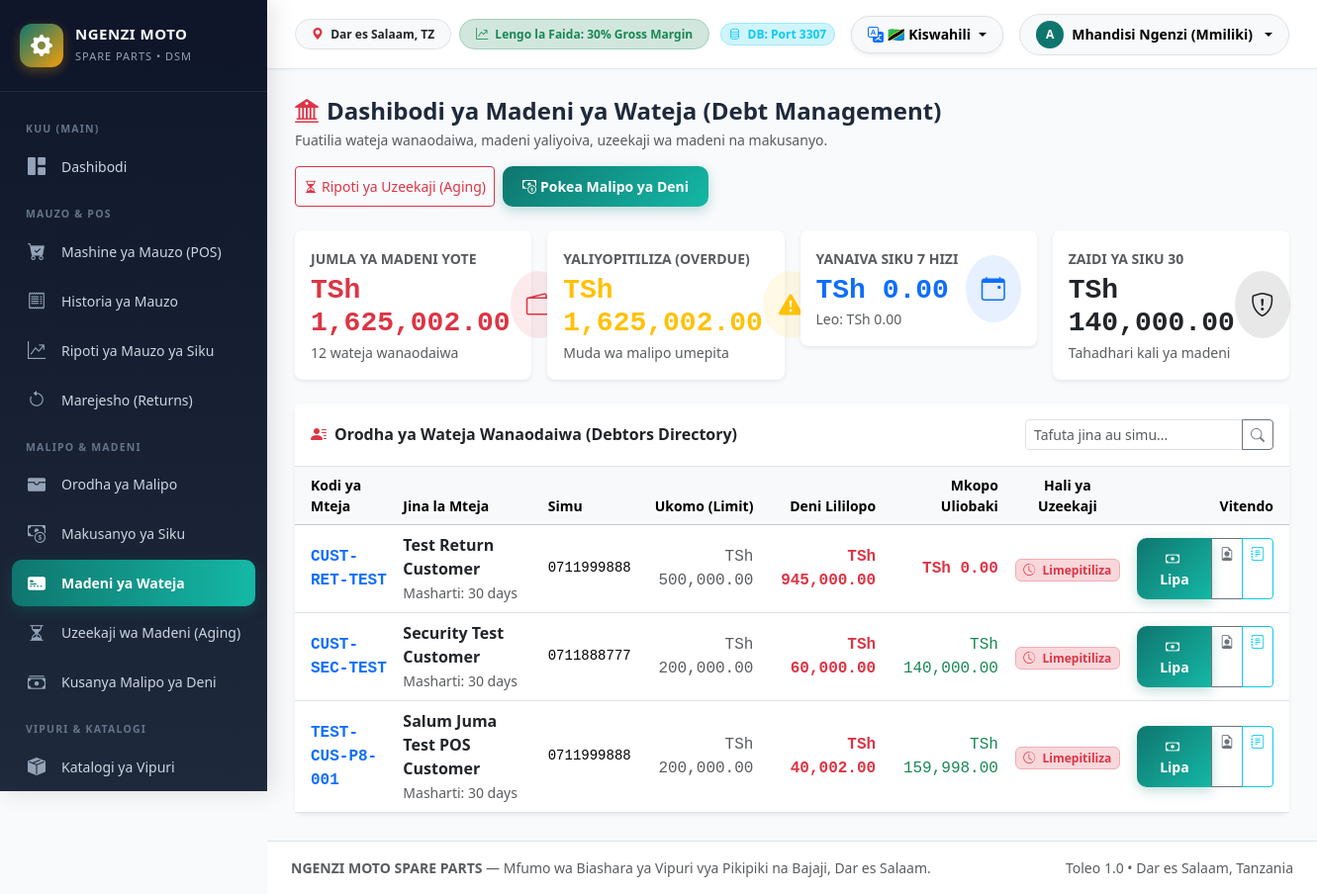
The app's page /index.php?route=debts (signed in), older data.
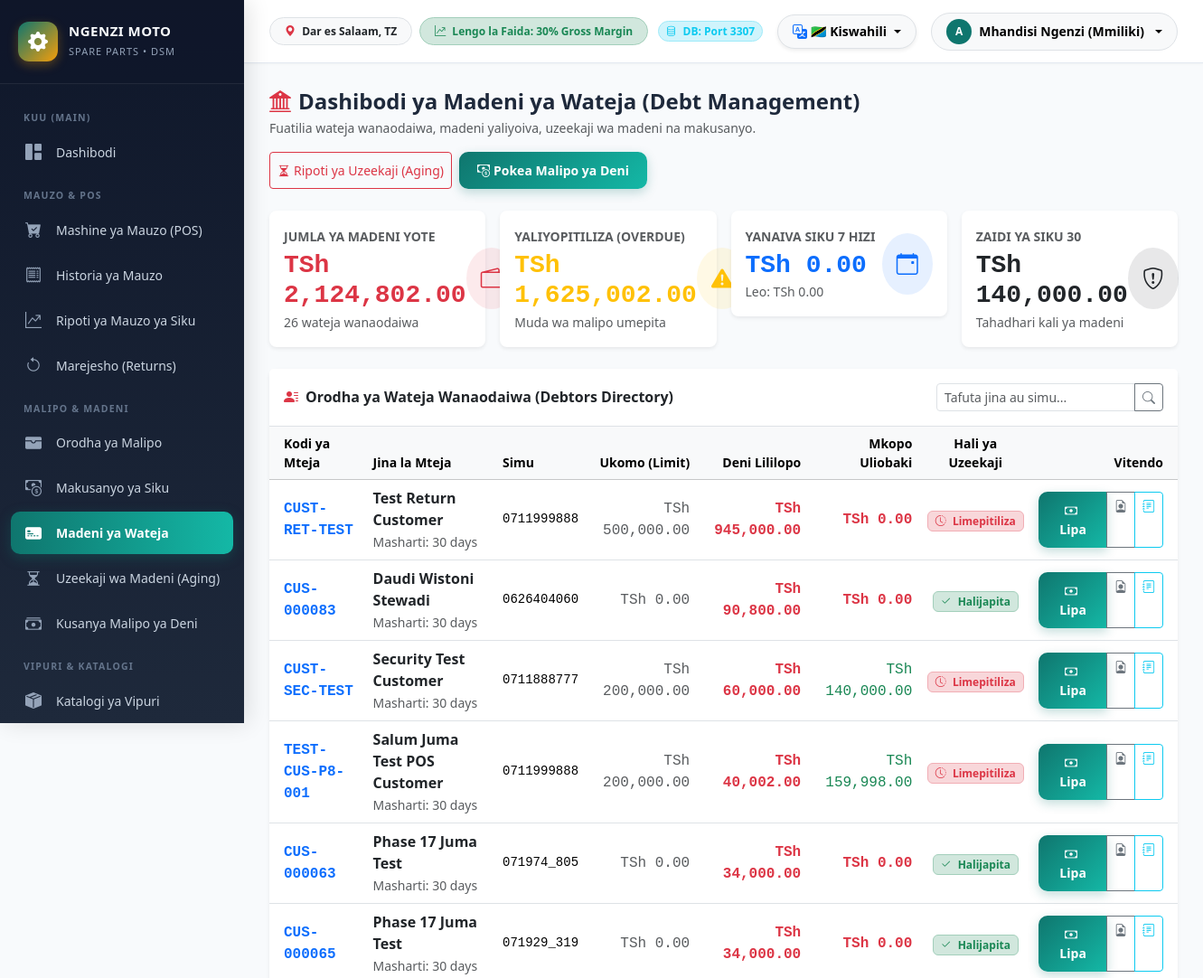
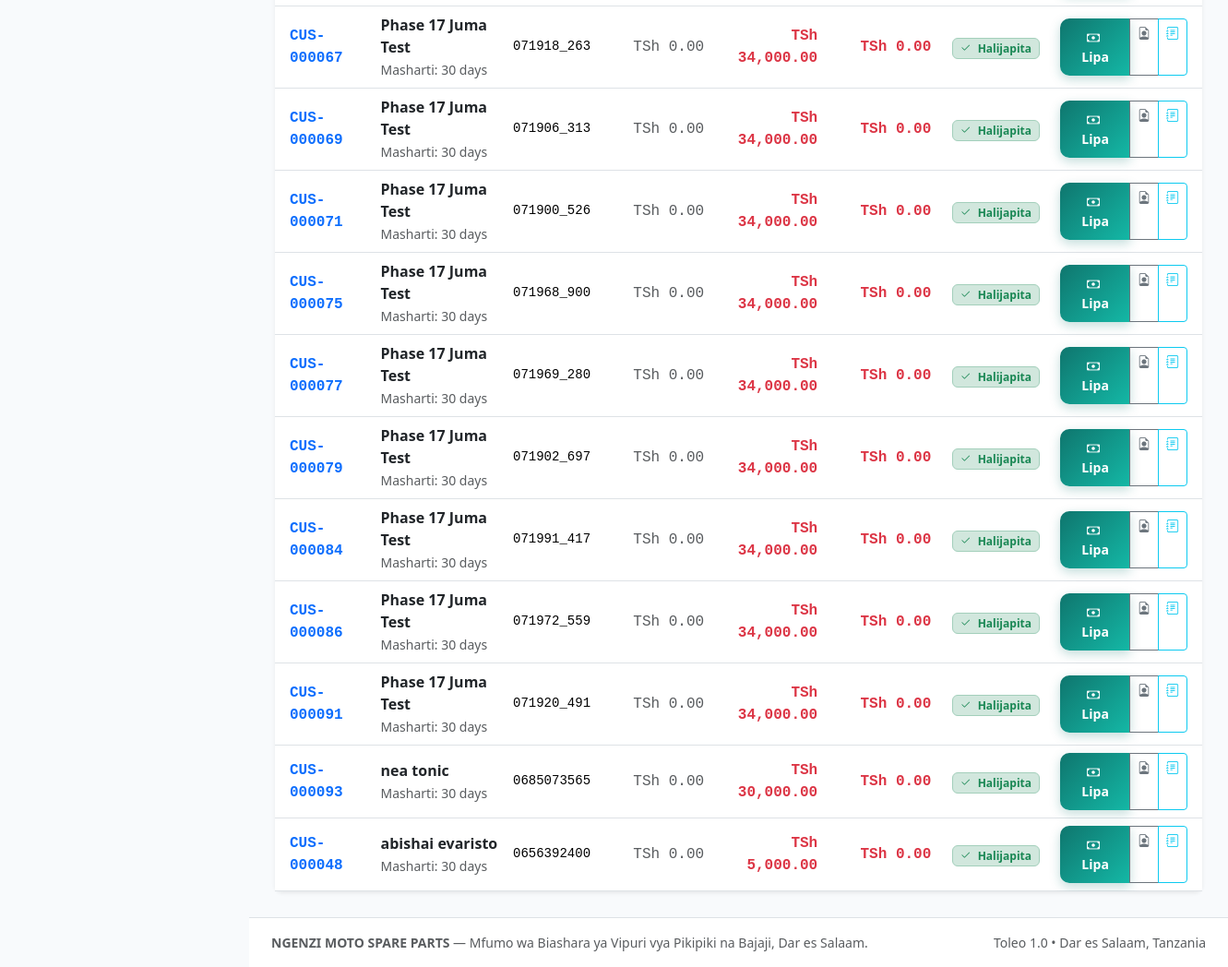
The same page, newer data (2 pictures, top to bottom).
### tables this page shows
CREATE TABLE `customers` (
  `id` int(11) NOT NULL AUTO_INCREMENT,
  `customer_code` varchar(50) NOT NULL,
  `name` varchar(100) NOT NULL,
  `phone` varchar(20) DEFAULT NULL,
  `alternative_phone` varchar(20) DEFAULT NULL,
  `email` varchar(100) DEFAULT NULL,
  `password` varchar(255) DEFAULT NULL,
  `address` varchar(255) DEFAULT NULL,
  `area` varchar(100) DEFAULT NULL,
  `gender` varchar(20) DEFAULT NULL,
  `customer_type` enum('individual','retail','mechanic','garage','business','walk_in','reseller','dealer','online','other') NOT NULL DEFAULT 'retail',
  `credit_limit` decimal(15,2) DEFAULT 0.00,
  `credit_allowed` tinyint(1) NOT NULL DEFAULT 1,
  `payment_terms` varchar(50) NOT NULL DEFAULT '30 days',
  `credit_status` enum('active','warning','blocked') NOT NULL DEFAULT 'active',
  `current_balance` decimal(15,2) DEFAULT 0.00,
  `notes` text DEFAULT NULL,
  `status` enum('active','inactive','blocked') DEFAULT 'active',
  `is_online_registered` tinyint(1) NOT NULL DEFAULT 0,
  `registration_channel` varchar(30) NOT NULL DEFAULT 'IN_STORE',
  `last_login` datetime DEFAULT NULL,
  `created_by` int(11) DEFAULT NULL,
  `updated_by` int(11) DEFAULT NULL,
  `created_at` timestamp NOT NULL DEFAULT current_timestamp(),
  `updated_at` timestamp NOT NULL DEFAULT current_timestamp() ON UPDATE current_timestamp(),
  PRIMARY KEY (`id`),
  UNIQUE KEY `customer_code` (`customer_code`),
  KEY `idx_customer_phone` (`phone`),
  KEY `created_by` (`created_by`),
  KEY `updated_by` (`updated_by`),
  CONSTRAINT `customers_ibfk_1` FOREIGN KEY (`created_by`) REFERENCES `users` (`id`) ON DELETE SET NULL,
  CONSTRAINT `customers_ibfk_2` FOREIGN KEY (`updated_by`) REFERENCES `users` (`id`) ON DELETE SET NULL
);

### views/debt/index.php (the view, shortened to what the changed rows need)
<div class="d-flex flex-wrap align-items-center justify-content-between gap-3 mb-4">
    <div>
        <h4 class="fw-bold mb-1">
            <i class="bi bi-bank2 text-danger me-2"></i>Dashibodi ya Madeni ya Wateja (Debt Management)
        </h4>
        <p class="text-muted small mb-0">Fuatilia wateja wanaodaiwa, madeni yaliyoiva, uzeekaji wa madeni na makusanyo.</p>
    </div>
    <div class="d-flex flex-wrap gap-2">
        <a href="/index.php?route=debt_aging" class="btn btn-outline-danger btn-sm d-flex align-items-center gap-1">
            <i class="bi bi-hourglass-split"></i> Ripoti ya Uzeekaji (Aging)
        </a>
        <a href="/index.php?route=debt_collect" class="btn btn-primary-custom btn-sm d-flex align-items-center gap-1">
            <i class="bi bi-cash-coin"></i> Pokea Malipo ya Deni
        </a>
    </div>
</div>
<div class="row g-3 mb-4">
    <div class="col-xl-3 col-sm-6">
        <div class="card border-0 shadow-sm rounded-3 p-3">
            <div class="d-flex align-items-center justify-content-between">
                <div>
                    <span class="text-muted small text-uppercase fw-semibold">Jumla ya Madeni Yote</span>
                    <h3 class="fw-bold mb-0 text-danger font-monospace mt-1">
                        <?= Helper::formatCurrency((float)$stats['total_outstanding_debt']) ?>
                    </h3>
                    <small class="text-muted"><?= $stats['total_debtors_count'] ?> wateja wanaodaiwa</small>
                </div>
                <div class="bg-danger bg-opacity-10 p-3 rounded-circle text-danger">
                    <i class="bi bi-wallet2 fs-4"></i>
                </div>
            </div>
        </div>
    </div>
    <div class="col-xl-3 col-sm-6">
        <div class="card border-0 shadow-sm rounded-3 p-3">
            <div class="d-flex align-items-center justify-content-between">
                <div>
                    <span class="text-muted small text-uppercase fw-semibold">Yaliyopitiliza (Overdue)</span>
                    <h3 class="fw-bold mb-0 text-warning font-monospace mt-1">
                        <?= Helper::formatCurrency((float)$stats['total_overdue_debt']) ?>
                    </h3>
                    <small class="text-muted">Muda wa malipo umepita</small>
                </div>
                <div class="bg-warning bg-opacity-10 p-3 rounded-circle text-warning">
                    <i class="bi bi-exclamation-triangle-fill fs-4"></i>
                </div>
            </div>
        </div>
    </div>
    <div class="col-xl-3 col-sm-6">
        <div class="card border-0 shadow-sm rounded-3 p-3">
            <div class="d-flex align-items-center justify-content-between">
                <div>
                    <span class="text-muted small text-uppercase fw-semibold">Yanaiva Siku 7 Hizi</span>
                    <h3 class="fw-bold mb-0 text-primary font-monospace mt-1">
                        <?= Helper::formatCurrency((float)$stats['due_in_7_days_amount']) ?>
                    </h3>
                    <small class="text-muted">Leo: <?= Helper::formatCurrency((float)$stats['due_today_amount']) ?></small>
                </div>
                <div class="bg-primary bg-opacity-10 p-3 rounded-circle text-primary">
                    <i class="bi bi-calendar-event fs-4"></i>
                </div>
            </div>
        </div>
    </div>
    <div class="col-xl-3 col-sm-6">
        <div class="card border-0 shadow-sm rounded-3 p-3">
            <div class="d-flex align-items-center justify-content-between">
                <div>
                    <span class="text-muted small text-uppercase fw-semibold">Zaidi ya Siku 30</span>
                    <h3 class="fw-bold mb-0 text-dark font-monospace mt-1">
                        <?= Helper::formatCurrency((float)$stats['overdue_over_30_days_amount']) ?>
                    </h3>
                    <small class="text-muted">Tahadhari kali ya madeni</small>
                </div>
                <div class="bg-dark bg-opacity-10 p-3 rounded-circle text-dark">
                    <i class="bi bi-shield-exclamation fs-4"></i>
                </div>
            </div>
        </div>
    </div>
</div>
<div class="card border-0 shadow-sm rounded-3">
    <div class="card-header bg-white border-bottom py-3 d-flex flex-wrap align-items-center justify-content-between gap-2">
        <h6 class="fw-bold mb-0 text-dark">
            <i class="bi bi-person-lines-fill text-danger me-2"></i>Orodha ya Wateja Wanaodaiwa (Debtors Directory)
        </h6>
        <form method="GET" action="/index.php" class="d-flex gap-2">
            <div class="input-group input-group-sm" style="max-width: 300px;">
                <input type="text" name="search" class="form-control" placeholder="Tafuta jina au simu..." value="<?= htmlspecialchars($search) ?>">
                <button class="btn btn-outline-secondary" type="submit"><i class="bi bi-search"></i></button>
            </div>
        </form>
    </div>
    <div class="card-body p-0">
        <?php if (empty($debtors)): ?>
            <div class="text-center py-5">
                <i class="bi bi-check-circle-fill text-success display-4"></i>
                <p class="text-muted mt-2 mb-0">Hakuna wateja wenye madeni yanayodaiwa kwa sasa!</p>
            </div>
        <?php else: ?>
            <div class="table-responsive">
                <table class="table table-hover align-middle mb-0">
                    <thead class="table-light small text-muted">
                        <tr>
                            <th class="ps-3">Kodi ya Mteja</th>
                            <th>Jina la Mteja</th>
                            <th>Simu</th>
                            <th class="text-end">Ukomo (Limit)</th>
                            <th class="text-end">Deni Lililopo</th>
                            <th class="text-end">Mkopo Uliobaki</th>
                            <th class="text-center">Hali ya Uzeekaji</th>
                            <th class="text-end pe-3">Vitendo</th>
                        </tr>
                    </thead>
                    <tbody>
                        <?php foreach ($debtors as $d): ?>
                            <?php
                                $totDebt = (float)$d['total_debt'];
                                $limit = (float)$d['credit_limit'];
                                $avail = max(0.00, $limit - $totDebt);
                                $hasOverdue = ((float)$d['overdue_1_7'] > 0 || (float)$d['overdue_8_30'] > 0 || (float)$d['overdue_31_60'] > 0 || (float)$d['overdue_61_90'] > 0 || (float)$d['overdue_90_plus'] > 0);
                            ?>
                            <tr>
                                <td class="ps-3 font-monospace fw-bold">
                                    <a href="/index.php?route=debt_customer_profile&id=<?= $d['customer_id'] ?>" class="text-decoration-none">
                                        <?= htmlspecialchars($d['customer_code']) ?>
                                    </a>
                                </td>
                                <td>
                                    <div class="fw-bold text-dark"><?= htmlspecialchars($d['customer_name']) ?></div>
                                    <small class="text-muted">Masharti: <?= htmlspecialchars($d['payment_terms'] ?? '30 days') ?></small>
                                </td>
                                <td class="font-monospace small">
                                    <?= htmlspecialchars($d['customer_phone'] ?? '-') ?>
                                </td>
                                <td class="text-end font-monospace text-muted">
                                    <?= Helper::formatCurrency($limit) ?>
                                </td>
                                <td class="text-end font-monospace fw-bold text-danger">
                                    <?= Helper::formatCurrency($totDebt) ?>
                                </td>
                                <td class="text-end font-monospace <?= ($avail <= 0) ? 'text-danger fw-bold' : 'text-success' ?>">
                                    <?= Helper::formatCurrency($avail) ?>
                                </td>
                                <td class="text-center">
                                    <?php if ($hasOverdue): ?>
                                        <span class="badge bg-danger-subtle text-danger border border-danger-subtle">
                                            <i class="bi bi-clock-history me-1"></i> Limepitiliza
                                        </span>
                                    <?php else: ?>
                                        <span class="badge bg-success-subtle text-success border border-success-subtle">
                                            <i class="bi bi-check2 me-1"></i> Halijapita
                                        </span>
                                    <?php endif; ?>
                                </td>
                                <td class="text-end pe-3">
                                    <div class="btn-group btn-group-sm">
                                        <a href="/index.php?route=debt_collect&customer_id=<?= $d['customer_id'] ?>" class="btn btn-primary-custom" title="Pokea Malipo">
                                            <i class="bi bi-cash me-1"></i> Lipa
                                        </a>
                                        <a href="/index.php?route=debt_customer_profile&id=<?= $d['customer_id'] ?>" class="btn btn-outline-secondary" title="Wasifu wa Deni">
                                            <i class="bi bi-file-earmark-person"></i>
                                        </a>
                                        <a href="/index.php?route=debt_statement&customer_id=<?= $d['customer_id'] ?>" class="btn btn-outline-info" title="Taarifa ya Akaunti (Statement)">
                                            <i class="bi bi-journal-text"></i>
                                        </a>
                                    </div>
                                </td>
                            </tr>
                        <?php endforeach; ?>
                    </tbody>
                </table>
            </div>
        <?php endif; ?>
    </div>
</div>

Row changes from the older to the newer data that the page shows:
added customers: customer_code "CUS-000083", name "Daudi Wistoni Stewadi", payment_terms "30 days", phone "0626404060", credit_limit "TSh 0.00", totDebt "TSh 90,800.00", avail "TSh 0.00", shows "Halijapita"
added customers: customer_code "CUS-000063", name "Phase 17 Juma Test", payment_terms "30 days", phone "071974_805", credit_limit "TSh 0.00", totDebt "TSh 34,000.00", avail "TSh 0.00", shows "Halijapita"
added customers: customer_code "CUS-000065", name "Phase 17 Juma Test", payment_terms "30 days", phone "071929_319", credit_limit "TSh 0.00", totDebt "TSh 34,000.00", avail "TSh 0.00", shows "Halijapita"
added customers: customer_code "CUS-000067", name "Phase 17 Juma Test", payment_terms "30 days", phone "071918_263", credit_limit "TSh 0.00", totDebt "TSh 34,000.00", avail "TSh 0.00", shows "Halijapita"
added customers: customer_code "CUS-000069", name "Phase 17 Juma Test", payment_terms "30 days", phone "071906_313", credit_limit "TSh 0.00", totDebt "TSh 34,000.00", avail "TSh 0.00", shows "Halijapita"
added customers: customer_code "CUS-000071", name "Phase 17 Juma Test", payment_terms "30 days", phone "071900_526", credit_limit "TSh 0.00", totDebt "TSh 34,000.00", avail "TSh 0.00", shows "Halijapita"
added customers: customer_code "CUS-000075", name "Phase 17 Juma Test", payment_terms "30 days", phone "071968_900", credit_limit "TSh 0.00", totDebt "TSh 34,000.00", avail "TSh 0.00", shows "Halijapita"
added customers: customer_code "CUS-000077", name "Phase 17 Juma Test", payment_terms "30 days", phone "071969_280", credit_limit "TSh 0.00", totDebt "TSh 34,000.00", avail "TSh 0.00", shows "Halijapita"
added customers: customer_code "CUS-000079", name "Phase 17 Juma Test", payment_terms "30 days", phone "071902_697", credit_limit "TSh 0.00", totDebt "TSh 34,000.00", avail "TSh 0.00", shows "Halijapita"
added customers: customer_code "CUS-000084", name "Phase 17 Juma Test", payment_terms "30 days", phone "071991_417", credit_limit "TSh 0.00", totDebt "TSh 34,000.00", avail "TSh 0.00", shows "Halijapita"
added customers: customer_code "CUS-000086", name "Phase 17 Juma Test", payment_terms "30 days", phone "071972_559", credit_limit "TSh 0.00", totDebt "TSh 34,000.00", avail "TSh 0.00", shows "Halijapita"
added customers: customer_code "CUS-000091", name "Phase 17 Juma Test", payment_terms "30 days", phone "071920_491", credit_limit "TSh 0.00", totDebt "TSh 34,000.00", avail "TSh 0.00", shows "Halijapita"
added customers: customer_code "CUS-000093", name "nea tonic", payment_terms "30 days", phone "0685073565", credit_limit "TSh 0.00", totDebt "TSh 30,000.00", avail "TSh 0.00", shows "Halijapita"
added customers: customer_code "CUS-000048", name "abishai evaristo", payment_terms "30 days", phone "0656392400", credit_limit "TSh 0.00", totDebt "TSh 5,000.00", avail "TSh 0.00", shows "Halijapita"
Text that changed along with them:
Helper::formatCurrency((float)$stats['total_outstanding_debt']): "TSh 1,625,002.00" → "TSh 2,124,802.00"
$stats['total_debtors_count']: "12" → "26"
